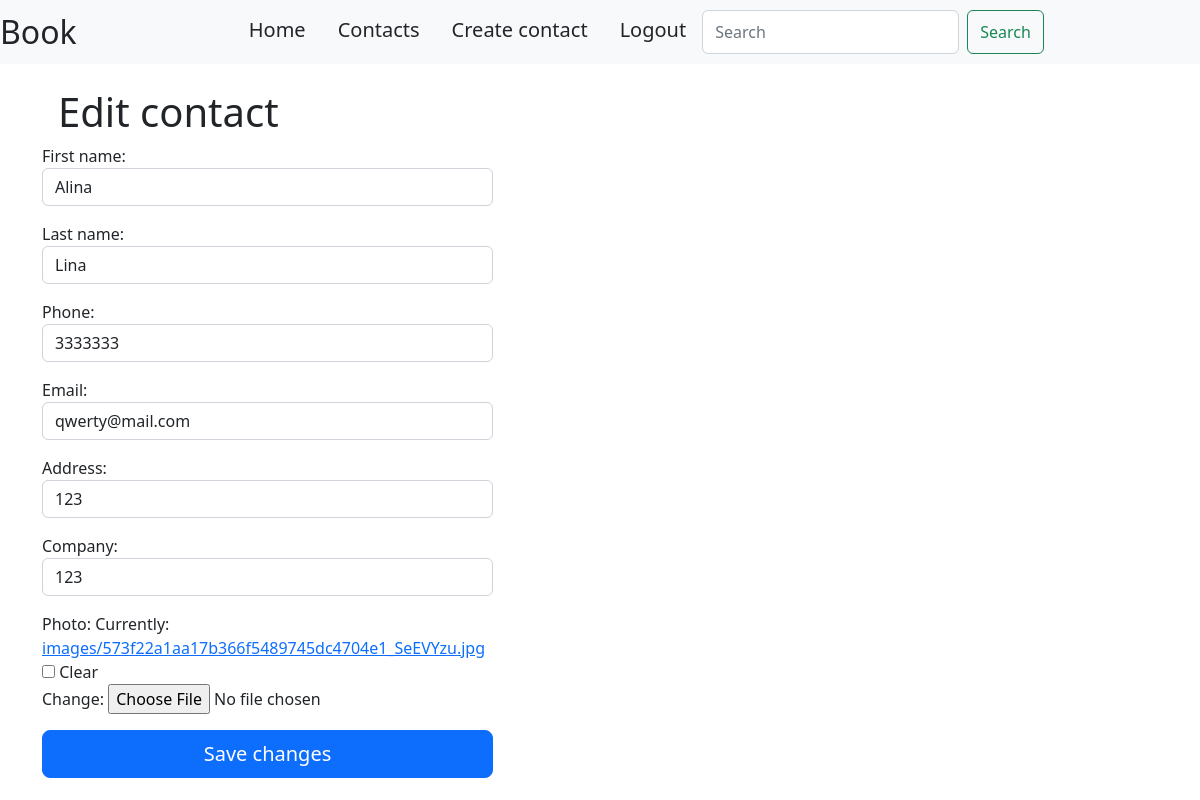
Page /contact/edit/1 (signed in) on the committed database.
### contacts/models.py (models this page shows, shortened)
class Contact(models.Model):
    first_name = models.CharField('First name', max_length=30)
    last_name = models.CharField('Last name', max_length=30)
    phone = models.CharField('Phone', max_length=30, null=False, blank=False)
    email = models.EmailField('Email', max_length=50)
    address = models.CharField('Address', max_length=80)
    company = models.CharField('Company', max_length=30)
    photo = models.ImageField('Photo', null=True, blank=True, upload_to='images/')
    owner = models.ForeignKey(settings.AUTH_USER_MODEL, on_delete=models.CASCADE)
    class Meta:  # изменение название таблички
        verbose_name = 'Contact'
        verbose_name_plural = 'Contacts'

### contacts/views.py (the view)
# urls.py: path('contact/edit/<int:pk>', views.ContactUpdate.as_view(), name='update_contact'),
class ContactUpdate(UpdateView):
    form_class = ContactForm
    model = Contact
    template_name = 'main/update_contact.html'

### contacts/forms.py (shortened to what this page needs)
class ContactForm(ModelForm):
    class Meta:
        model = Contact
        fields = ["first_name", "last_name", "phone", "email", "address", "company",
                  "photo"]  # список полей, которые должны присутствовать в форме
        widgets = {
            "first_name": TextInput(attrs={
                'class': 'form-control'
            }),
            "last_name": TextInput(attrs={
                'class': 'form-control'
            }),
            "phone": TextInput(attrs={
                'class': 'form-control'
            }),
            "email": EmailInput(attrs={
                'class': 'form-control',
                'placeholder': 'you@example.com'
            }),
            "address": TextInput(attrs={
                'class': 'form-control'
            }),
            "company": TextInput(attrs={
                'class': 'form-control'
            }),
        }
    def __init__(self, *args, **kwargs):
        super(ContactForm, self).__init__(*args, **kwargs)
        if 'instance' in kwargs and kwargs['instance']:
            self.id = kwargs['instance'].id
        else:
            self.id = None

### contacts/templates/main/update_contact.html (shortened to what this page needs)
{% extends 'main/base.html' %}
{% block content%}
	{% if user.is_authenticated %}
        <main class="px-3">
            <h1>Edit contact</h1>
        </main>
        <form method=post class="row" enctype="multipart/form-data">
            <div class="col-md-6 col-lg-5 order-md-last">
                {{ form.as_p }}
                <button class="w-100 btn btn-primary btn-lg" type="submit">Save changes</button>
            </div>
        </form>
    {% endif %}
{% endblock %}

### rows in the picture
Contact: first_name "Alina", last_name "Lina", phone "3333333", email "qwerty@mail.com", address "123", company "123"
